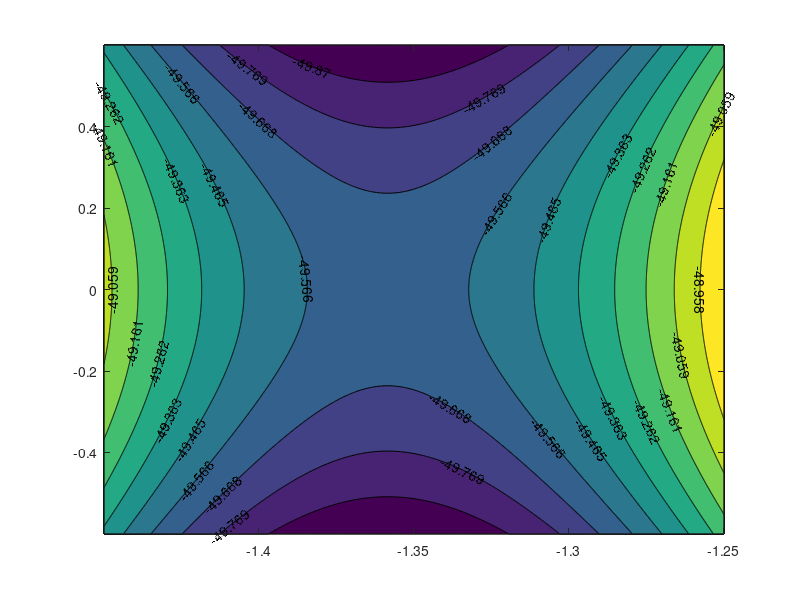
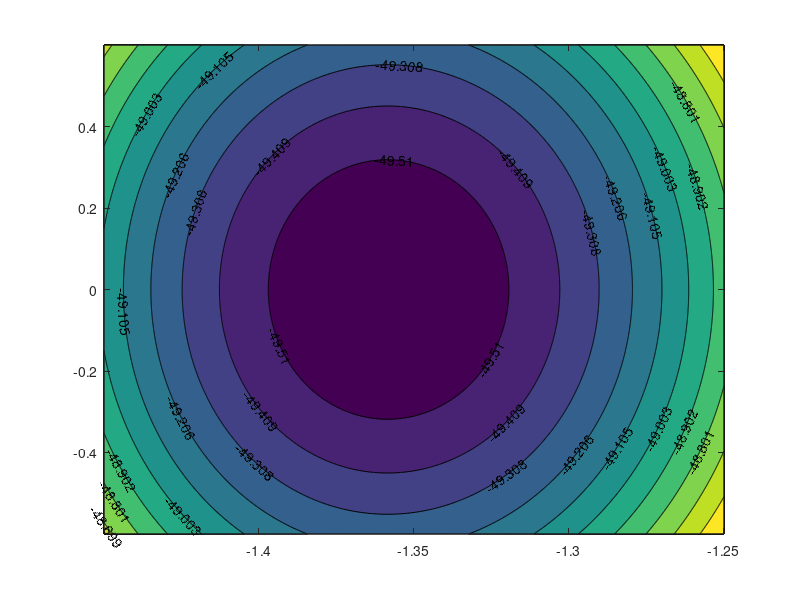

The MATLAB source for these figures, in order:
% x = -1.5:0.00001:2;
x = -1.45:0.001:-1.25;
p = 7.2;
q = -8.7;

% a =  - ( 10*p*x.^3 + 6*q*x.^2 + 3*x  );
% b = - x .* ( 2*a + 5*p*x.^3 + 4*q*x.^2 + 3*x    ) ;
% 
% plot(a,b); hold on;
% xlabel('a'); ylabel('b');


y = -0.6:0.001:0.6;
[X, Y] = meshgrid(x,y);


% a1 = 1;
% b1 = 5;
% figure;
% %f = x.^5 + p*x.^4 + q*x.^3 + a1*x.^2 + b1*x + 7;
% %plot(x,f);
% Z = X.^5 + p*X.^4 + q*X.^3 + a1*X.^2 + b1*X + 7 - Y.^2;
% [c,h]=contourf (X, Y, Z); clabel(c,h);
% figure;
% Z = X.^5 + p*X.^4 + q*X.^3 + a1*X.^2 + b1*X + 7 + Y.^2;
% [c,h]=contourf (X, Y, Z); clabel(c,h);


% a1 = 1;
% b1 = -4;
% figure;
% % f = x.^5 + p*x.^4 + q*x.^3 + a1*x.^2 + b1*x + 7;
% % plot(x,f);
% Z = X.^5 + p*X.^4 + q*X.^3 + a1*X.^2 + b1*X + 7 - Y.^2;
% [c,h]=contourf (X, Y, Z); clabel(c,h);
% figure;
% Z = X.^5 + p*X.^4 + q*X.^3 + a1*X.^2 + b1*X + 7 + Y.^2;
% [c,h]=contourf (X, Y, Z); clabel(c,h);
% 
% a1 = -0.045;
% b1 = 0.00009;
% figure;
% %f = x.^5 + p*x.^4 + q*x.^3 + a1*x.^2 + b1*x + 7;
% %plot(x,f);
% Z = X.^5 + p*X.^4 + q*X.^3 + a1*X.^2 + b1*X + 7 - Y.^2;
% [c,h]=contourf (X, Y, Z); clabel(c,h);
% figure;
% Z = X.^5 + p*X.^4 + q*X.^3 + a1*X.^2 + b1*X + 7 + Y.^2;
% [c,h]=contourf (X, Y, Z); clabel(c,h);
% 
% a1 = 2.66;
% b1 = -1.306;
% figure;
% %f = x.^5 + p*x.^4 + q*x.^3 + a1*x.^2 + b1*x + 7;;
% %plot(x,f);
% Z = X.^5 + p*X.^4 + q*X.^3 + a1*X.^2 + b1*X + 7 - Y.^2;
% [c,h]=contourf (X, Y, Z); clabel(c,h);
% figure;
% Z = X.^5 + p*X.^4 + q*X.^3 + a1*X.^2 + b1*X + 7 + Y.^2;
% [c,h]=contourf (X, Y, Z); clabel(c,h);
% 
% t = -1;
% a1 =  - ( 10*p*t^3 + 6*q*t^2 + 3*t  );
% b1 = - t* ( 2*a1 + 5*p*t^3 + 4*q*t^2 + 3*t    ) ;
% figure;
% %f = x.^5 + p*x.^4 + q*x.^3 + a1*x.^2 + b1*x + 7;
% %plot(x,f);
% Z = X.^5 + p*X.^4 + q*X.^3 + a1*X.^2 + b1*X + 7 - Y.^2;
% [c,h]=contourf (X, Y, Z); clabel(c,h);
% figure;
% Z = X.^5 + p*X.^4 + q*X.^3 + a1*X.^2 + b1*X + 7 + Y.^2;
% [c,h]=contourf (X, Y, Z); clabel(c,h);
% 
% t = 0.2;
% a1 =  - ( 10*p*t^3 + 6*q*t^2 + 3*t  );
% b1 = - t* ( 2*a1 + 5*p*t^3 + 4*q*t^2 + 3*t    ) ;
% figure;
% %f = x.^5 + p*x.^4 + q*x.^3 + a1*x.^2 + b1*x + 7;
% %plot(x,f);
% Z = X.^5 + p*X.^4 + q*X.^3 + a1*X.^2 + b1*X + 7 - Y.^2;
% [c,h]=contourf (X, Y, Z); clabel(c,h);
% figure;
% Z = X.^5 + p*X.^4 + q*X.^3 + a1*X.^2 + b1*X + 7 + Y.^2;
% [c,h]=contourf (X, Y, Z); clabel(c,h);
% 
t = 1;
a1 =  - ( 10*p*t^3 + 6*q*t^2 + 3*t  );
b1 = - t* ( 2*a1 + 5*p*t^3 + 4*q*t^2 + 3*t    ) ;
figure;
%f = x.^5 + p*x.^4 + q*x.^3 + a1*x.^2 + b1*x + 7;
%plot(x,f);
Z = X.^5 + p*X.^4 + q*X.^3 + a1*X.^2 + b1*X + 7 - Y.^2;
[c,h]=contourf (X, Y, Z); clabel(c,h);
figure;
Z = X.^5 + p*X.^4 + q*X.^3 + a1*X.^2 + b1*X + 7 + Y.^2;
[c,h]=contourf (X, Y, Z); clabel(c,h);